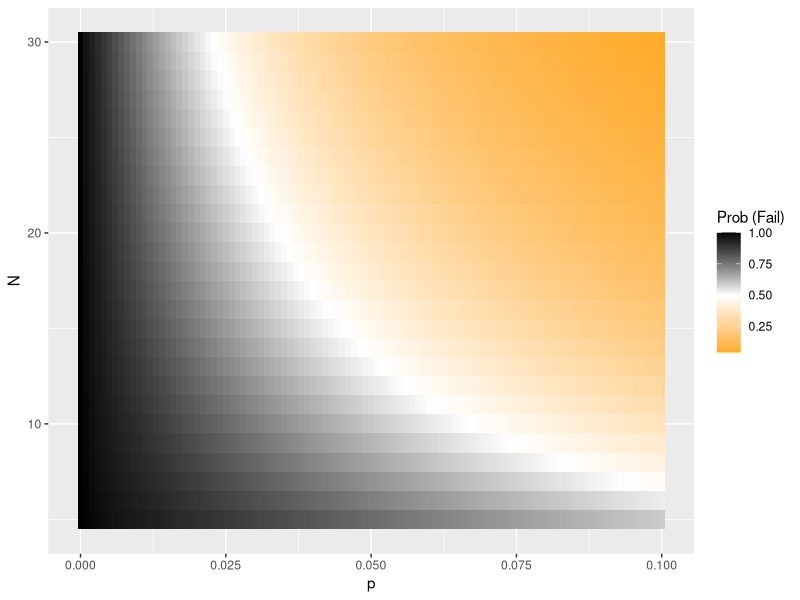
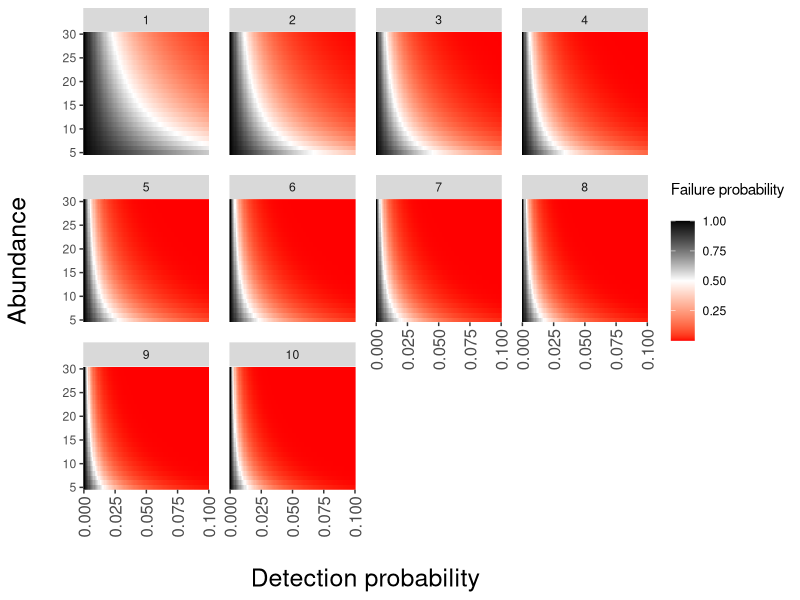
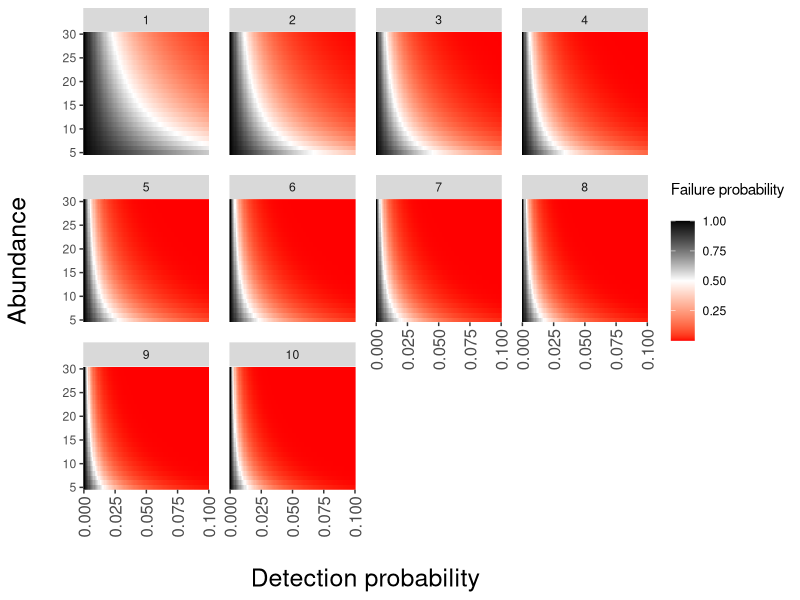

The R source for these figures, in order:
library(tidyverse)

p <- seq(from = 0, to = 0.1, by=0.001)
N <- seq(from = 5, to = 30, by=1)

# Define the number of rows and columns
n_rows <- p
n_cols <- N

# Create a matrix where each element is the product of its row and column indices
matrix_product <- outer(n_rows, n_cols, FUN = function(row, col) (1 - row)^col) %>%
  round(3)

rownames(matrix_product) <- p
colnames(matrix_product) <- N


matrix_product

mat.df <- as.data.frame(matrix_product)
colnames(mat.df) <- paste("N =", colnames(mat.df))

mat.df <- mat.df %>% rownames_to_column()

# Convert to long format
mat.longer <- mat.df %>% 
  pivot_longer(cols = `N = 5`:`N = 30`, # Dynamically selects all numeric columns
               names_to = "N",
               values_to = "Prob (Fail)")

mat.longer$N <- str_replace_all(mat.longer$N, "N = ", "")

mat.longer <- mat.longer %>% rename(p = rowname)

# Ensure N is numeric (optional)
mat.longer <- mat.longer %>%
  mutate(p = as.numeric(p),
         N = as.numeric(N))

ggplot()+
  geom_tile(data = mat.longer,
            aes(x=p, y=N, fill= `Prob (Fail)`))+
  scale_fill_gradient2(low = "orange", 
                       mid = "white", 
                       high = "black",
                       midpoint = 0.5)
  
mat.longer$survey1 <- (mat.longer$`Prob (Fail)`)
mat.longer$survey2 <- (mat.longer$`Prob (Fail)`)^2
mat.longer$survey3 <- (mat.longer$`Prob (Fail)`)^3
mat.longer$survey4 <- (mat.longer$`Prob (Fail)`)^4
mat.longer$survey5 <- (mat.longer$`Prob (Fail)`)^5
mat.longer$survey6 <- (mat.longer$`Prob (Fail)`)^6
mat.longer$survey7 <- (mat.longer$`Prob (Fail)`)^7
mat.longer$survey8 <- (mat.longer$`Prob (Fail)`)^8
mat.longer$survey9 <- (mat.longer$`Prob (Fail)`)^9
mat.longer$survey10 <- (mat.longer$`Prob (Fail)`)^10

much.longer <- mat.longer %>%
  pivot_longer(cols = survey1:survey10,
               names_to = "Survey",
               values_to = "Failure")

much.longer$Survey <- str_replace_all(much.longer$Survey, "survey", "")
much.longer$Survey <- as.numeric(much.longer$Survey)


ggplot()+
  geom_tile(data = much.longer,
            aes(x=p, y=N, fill= Failure))+
  scale_fill_gradient2(low = "red", 
                       mid = "white", 
                       high = "black",
                       midpoint = 0.5)+
  facet_wrap(~Survey)+
  #ggtitle("Probabilty of abject failure (no recaptures)")+
  labs(fill = "Failure probability\n",
       x = "\nDetection probability",
       y = "Abundance\n")+
  theme(plot.title = element_text(size = 20))+
  theme(axis.title = element_text(size = 18))+
  theme(axis.text.x = element_text(size = 12, angle =90,  vjust = 0.5))+
  scale_x_continuous(expand = c(0,0))+
  scale_y_continuous(expand = c(0,0))+
  theme(panel.spacing = unit(1, "lines"))
  


ggsave("Probabilty of abject failure2.png", scale = 1.4, height = 6, width =8)


# table
tab <- much.longer %>% group_by(Survey) %>% summarise(mean(Failure))
tab[,2] <- round(tab[,2], 3)

library(kableExtra)

kable(tab, "latex")
